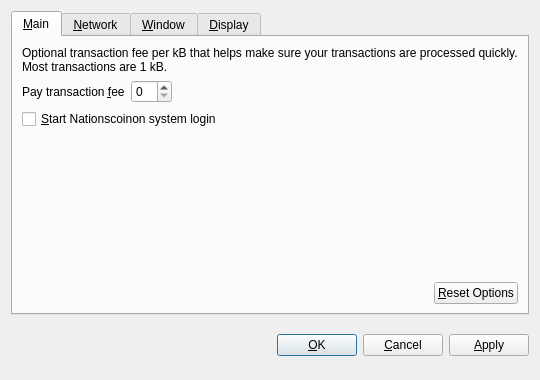
<?xml version="1.0" encoding="UTF-8"?>
<ui version="4.0">
 <class>OptionsDialog</class>
 <widget class="QDialog" name="OptionsDialog">
  <property name="geometry">
   <rect>
    <x>0</x>
    <y>0</y>
    <width>540</width>
    <height>380</height>
   </rect>
  </property>
  <property name="windowTitle">
   <string>Options</string>
  </property>
  <property name="modal">
   <bool>true</bool>
  </property>
  <layout class="QVBoxLayout" name="verticalLayout">
   <item>
    <widget class="QTabWidget" name="tabWidget">
     <property name="tabPosition">
      <enum>QTabWidget::North</enum>
     </property>
     <property name="currentIndex">
      <number>0</number>
     </property>
     <widget class="QWidget" name="tabMain">
      <attribute name="title">
       <string>&amp;Main</string>
      </attribute>
      <layout class="QVBoxLayout" name="verticalLayout_Main">
       <item>
        <widget class="QLabel" name="transactionFeeInfoLabel">
         <property name="text">
          <string>Optional transaction fee per kB that helps make sure your transactions are processed quickly. Most transactions are 1 kB.</string>
         </property>
         <property name="textFormat">
          <enum>Qt::PlainText</enum>
         </property>
         <property name="wordWrap">
          <bool>true</bool>
         </property>
        </widget>
       </item>
       <item>
        <layout class="QHBoxLayout" name="horizontalLayout_1_Main">
         <item>
          <widget class="QLabel" name="transactionFeeLabel">
           <property name="text">
            <string>Pay transaction &amp;fee</string>
           </property>
           <property name="textFormat">
            <enum>Qt::PlainText</enum>
           </property>
           <property name="buddy">
            <cstring>transactionFee</cstring>
           </property>
          </widget>
         </item>
         <item>
          <widget class="BitcoinAmountField" name="transactionFee"/>
         </item>
         <item>
          <spacer name="horizontalSpacer_1_Main">
           <property name="orientation">
            <enum>Qt::Horizontal</enum>
           </property>
           <property name="sizeHint" stdset="0">
            <size>
             <width>40</width>
             <height>20</height>
            </size>
           </property>
          </spacer>
         </item>
        </layout>
       </item>
       <item>
        <widget class="QCheckBox" name="bitcoinAtStartup">
         <property name="toolTip">
          <string>Automatically start Nationscoinafter logging in to the system.</string>
         </property>
         <property name="text">
          <string>&amp;Start Nationscoinon system login</string>
         </property>
        </widget>
       </item>
       <item>
        <spacer name="verticalSpacer_Main">
         <property name="orientation">
          <enum>Qt::Vertical</enum>
         </property>
         <property name="sizeHint" stdset="0">
          <size>
           <width>20</width>
           <height>40</height>
          </size>
         </property>
        </spacer>
       </item>
       <item>
        <layout class="QHBoxLayout" name="horizontalLayout_2_Main">
         <item>
          <spacer name="horizontalSpacer_2_Main">
           <property name="orientation">
            <enum>Qt::Horizontal</enum>
           </property>
           <property name="sizeHint" stdset="0">
            <size>
             <width>40</width>
             <height>20</height>
            </size>
           </property>
          </spacer>
         </item>
         <item>
          <widget class="QPushButton" name="resetButton">
           <property name="toolTip">
            <string>Reset all client options to default.</string>
           </property>
           <property name="text">
            <string>&amp;Reset Options</string>
           </property>
           <property name="autoDefault">
            <bool>false</bool>
           </property>
          </widget>
         </item>
        </layout>
       </item>
      </layout>
     </widget>
     <widget class="QWidget" name="tabNetwork">
      <attribute name="title">
       <string>&amp;Network</string>
      </attribute>
      <layout class="QVBoxLayout" name="verticalLayout_Network">
       <item>
        <widget class="QCheckBox" name="mapPortUpnp">
         <property name="toolTip">
          <string>Automatically open the Bitcoin client port on the router. This only works when your router supports UPnP and it is enabled.</string>
         </property>
         <property name="text">
          <string>Map port using &amp;UPnP</string>
         </property>
        </widget>
       </item>
       <item>
        <widget class="QCheckBox" name="connectSocks">
         <property name="toolTip">
          <string>Connect to the Bitcoin network through a SOCKS proxy (e.g. when connecting through Tor).</string>
         </property>
         <property name="text">
          <string>&amp;Connect through SOCKS proxy:</string>
         </property>
        </widget>
       </item>
       <item>
        <layout class="QHBoxLayout" name="horizontalLayout_Network">
         <item>
          <widget class="QLabel" name="proxyIpLabel">
           <property name="text">
            <string>Proxy &amp;IP:</string>
           </property>
           <property name="textFormat">
            <enum>Qt::PlainText</enum>
           </property>
           <property name="buddy">
            <cstring>proxyIp</cstring>
           </property>
          </widget>
         </item>
         <item>
          <widget class="QValidatedLineEdit" name="proxyIp">
           <property name="maximumSize">
            <size>
             <width>140</width>
             <height>16777215</height>
            </size>
           </property>
           <property name="toolTip">
            <string>IP address of the proxy (e.g. 127.0.0.1)</string>
           </property>
          </widget>
         </item>
         <item>
          <widget class="QLabel" name="proxyPortLabel">
           <property name="text">
            <string>&amp;Port:</string>
           </property>
           <property name="textFormat">
            <enum>Qt::PlainText</enum>
           </property>
           <property name="buddy">
            <cstring>proxyPort</cstring>
           </property>
          </widget>
         </item>
         <item>
          <widget class="QLineEdit" name="proxyPort">
           <property name="maximumSize">
            <size>
             <width>55</width>
             <height>16777215</height>
            </size>
           </property>
           <property name="toolTip">
            <string>Port of the proxy (e.g. 9050)</string>
           </property>
          </widget>
         </item>
         <item>
          <widget class="QLabel" name="socksVersionLabel">
           <property name="text">
            <string>SOCKS &amp;Version:</string>
           </property>
           <property name="textFormat">
            <enum>Qt::PlainText</enum>
           </property>
           <property name="buddy">
            <cstring>socksVersion</cstring>
           </property>
          </widget>
         </item>
         <item>
          <widget class="QValueComboBox" name="socksVersion">
           <property name="toolTip">
            <string>SOCKS version of the proxy (e.g. 5)</string>
           </property>
          </widget>
         </item>
         <item>
          <spacer name="horizontalSpacer_Network">
           <property name="orientation">
            <enum>Qt::Horizontal</enum>
           </property>
           <property name="sizeHint" stdset="0">
            <size>
             <width>40</width>
             <height>20</height>
            </size>
           </property>
          </spacer>
         </item>
        </layout>
       </item>
       <item>
        <spacer name="verticalSpacer_Network">
         <property name="orientation">
          <enum>Qt::Vertical</enum>
         </property>
         <property name="sizeHint" stdset="0">
          <size>
           <width>20</width>
           <height>40</height>
          </size>
         </property>
        </spacer>
       </item>
      </layout>
     </widget>
     <widget class="QWidget" name="tabWindow">
      <attribute name="title">
       <string>&amp;Window</string>
      </attribute>
      <layout class="QVBoxLayout" name="verticalLayout_Window">
       <item>
        <widget class="QCheckBox" name="minimizeToTray">
         <property name="toolTip">
          <string>Show only a tray icon after minimizing the window.</string>
         </property>
         <property name="text">
          <string>&amp;Minimize to the tray instead of the taskbar</string>
         </property>
        </widget>
       </item>
       <item>
        <widget class="QCheckBox" name="minimizeOnClose">
         <property name="toolTip">
          <string>Minimize instead of exit the application when the window is closed. When this option is enabled, the application will be closed only after selecting Quit in the menu.</string>
         </property>
         <property name="text">
          <string>M&amp;inimize on close</string>
         </property>
        </widget>
       </item>
       <item>
        <spacer name="verticalSpacer_Window">
         <property name="orientation">
          <enum>Qt::Vertical</enum>
         </property>
         <property name="sizeHint" stdset="0">
          <size>
           <width>20</width>
           <height>40</height>
          </size>
         </property>
        </spacer>
       </item>
      </layout>
     </widget>
     <widget class="QWidget" name="tabDisplay">
      <attribute name="title">
       <string>&amp;Display</string>
      </attribute>
      <layout class="QVBoxLayout" name="verticalLayout_Display">
       <item>
        <layout class="QHBoxLayout" name="horizontalLayout_1_Display">
         <item>
          <widget class="QLabel" name="langLabel">
           <property name="text">
            <string>User Interface &amp;language:</string>
           </property>
           <property name="textFormat">
            <enum>Qt::PlainText</enum>
           </property>
           <property name="buddy">
            <cstring>lang</cstring>
           </property>
          </widget>
         </item>
         <item>
          <widget class="QValueComboBox" name="lang">
           <property name="toolTip">
            <string>The user interface language can be set here. This setting will take effect after restarting Bitcoin.</string>
           </property>
          </widget>
         </item>
        </layout>
       </item>
       <item>
        <layout class="QHBoxLayout" name="horizontalLayout_2_Display">
         <item>
          <widget class="QLabel" name="unitLabel">
           <property name="text">
            <string>&amp;Unit to show amounts in:</string>
           </property>
           <property name="textFormat">
            <enum>Qt::PlainText</enum>
           </property>
           <property name="buddy">
            <cstring>unit</cstring>
           </property>
          </widget>
         </item>
         <item>
          <widget class="QValueComboBox" name="unit">
           <property name="toolTip">
            <string>Choose the default subdivision unit to show in the interface and when sending coins.</string>
           </property>
          </widget>
         </item>
        </layout>
       </item>
       <item>
        <widget class="QCheckBox" name="displayAddresses">
         <property name="toolTip">
          <string>Whether to show Bitcoin addresses in the transaction list or not.</string>
         </property>
         <property name="text">
          <string>&amp;Display addresses in transaction list</string>
         </property>
        </widget>
       </item>
       <item>
        <spacer name="verticalSpacer_Display">
         <property name="orientation">
          <enum>Qt::Vertical</enum>
         </property>
         <property name="sizeHint" stdset="0">
          <size>
           <width>20</width>
           <height>40</height>
          </size>
         </property>
        </spacer>
       </item>
      </layout>
     </widget>
    </widget>
   </item>
   <item>
    <layout class="QHBoxLayout" name="horizontalLayout_Buttons">
     <item>
      <spacer name="horizontalSpacer_1">
       <property name="orientation">
        <enum>Qt::Horizontal</enum>
       </property>
       <property name="sizeHint" stdset="0">
        <size>
         <width>40</width>
         <height>48</height>
        </size>
       </property>
      </spacer>
     </item>
     <item>
      <widget class="QLabel" name="statusLabel">
       <property name="font">
        <font>
         <weight>75</weight>
         <bold>true</bold>
        </font>
       </property>
       <property name="text">
        <string/>
       </property>
       <property name="textFormat">
        <enum>Qt::PlainText</enum>
       </property>
       <property name="wordWrap">
        <bool>true</bool>
       </property>
      </widget>
     </item>
     <item>
      <spacer name="horizontalSpacer_2">
       <property name="orientation">
        <enum>Qt::Horizontal</enum>
       </property>
       <property name="sizeHint" stdset="0">
        <size>
         <width>40</width>
         <height>48</height>
        </size>
       </property>
      </spacer>
     </item>
     <item>
      <widget class="QPushButton" name="okButton">
       <property name="text">
        <string>&amp;OK</string>
       </property>
      </widget>
     </item>
     <item>
      <widget class="QPushButton" name="cancelButton">
       <property name="text">
        <string>&amp;Cancel</string>
       </property>
       <property name="autoDefault">
        <bool>false</bool>
       </property>
      </widget>
     </item>
     <item>
      <widget class="QPushButton" name="applyButton">
       <property name="text">
        <string>&amp;Apply</string>
       </property>
       <property name="autoDefault">
        <bool>false</bool>
       </property>
      </widget>
     </item>
    </layout>
   </item>
  </layout>
 </widget>
 <customwidgets>
  <customwidget>
   <class>BitcoinAmountField</class>
   <extends>QSpinBox</extends>
   <header>bitcoinamountfield.h</header>
  </customwidget>
  <customwidget>
   <class>QValueComboBox</class>
   <extends>QComboBox</extends>
   <header>qvaluecombobox.h</header>
  </customwidget>
  <customwidget>
   <class>QValidatedLineEdit</class>
   <extends>QLineEdit</extends>
   <header>qvalidatedlineedit.h</header>
  </customwidget>
 </customwidgets>
 <resources/>
 <connections/>
</ui>
